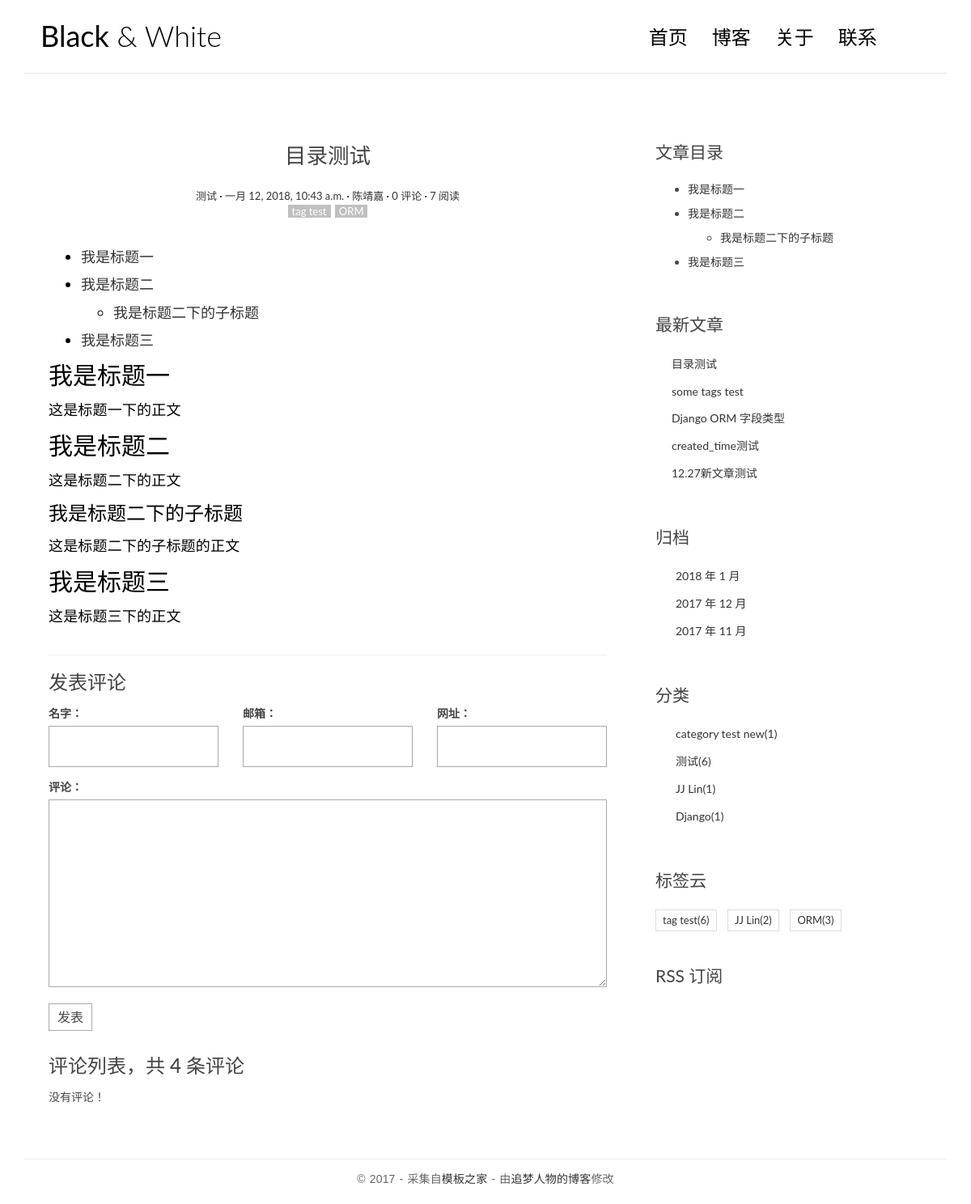
The page /post/10/ on the database its author committed.
### blog/models.py (models this page shows, shortened)
class Post(models.Model):
	title = models.CharField(max_length=70)
	body = models.TextField()
	created_time = models.DateTimeField(auto_now_add=True)
	modified_time = models.DateTimeField()
	excerpt = models.CharField(max_length=200, blank=True)
	def save(self, *args, **kwargs):
		if not self.excerpt:
			md = markdown.Markdown(extesion=[
				'markdown.extensions.extra',
				'markdown.extensions.codehilite',
				])
			self.excerpt = strip_tags(md.convert(self.body))[:54]
		super(Post, self).save(*args, **kwargs)
	category = models.ForeignKey(Category)
	tags = models.ManyToManyField(Tag, blank=True)
	author = models.ForeignKey(User)
	def get_absolute_url(self):
		return reverse('blog:detail', kwargs={'pk': self.pk})
	class Meta:
		ordering = ['-created_time', 'title']
	views = models.PositiveIntegerField(default=0)
	def increase_views(self):
		self.views += 1
		self.save(update_fields=['views'])

class Category(models.Model):	# 一个类对应一个数据库表格，类名即表明
	name = models.CharField(max_length=100)		# name为该表格的一个列名，属性名name即列名

class Tag(models.Model):
	name = models.CharField(max_length=100)

### blog/views.py (the view)
# urls.py: url(r'^post/(?P<pk>[0-9]+)/$', views.PostDetailView.as_view(), name='detail'),	# 这里[0-9]+表示至少有一个数字
class PostDetailView(DetailView):
	model = Post
	template_name = 'blog/detail.html'
	context_object_name = 'post'
	def get(self, request, *args, **kwargs):
		response = super(PostDetailView, self).get(request, *args, **kwargs)
		self.object.increase_views()
		return response
	def get_object(self, queryset=None):
		post = super(PostDetailView, self).get_object(queryset=None)
		md = markdown.Markdown(extensions=[
			'markdown.extensions.extra',
			'markdown.extensions.codehilite',	# 代码高亮拓展
			TocExtension(slugify=slugify),
		])
		post.body = md.convert(post.body)
		post.toc = md.toc
		return post
	def get_context_data(self, **kwargs):
		context = super(PostDetailView, self).get_context_data(**kwargs)
		form = CommentForm()
		comment_list = self.object.comment_set.all()
		context.update({
			'form': form,
			'comment_list': comment_list
			})
		return context

### comments/forms.py
class CommentForm(forms.ModelForm):		# 如果表单对应有一个数据库模型，则使用ModelForm类会简单很多
	class Meta:
		model = Comment 	# 表明这个表单对应的数据库模型是Comment类
		fields = ['name', 'email', 'url', 'text']	# 指定了表单需要显示的字段，如name, email, url, text

### blog/templatetags/blog_tags.py (called while the page is built)
@register.simple_tag	# simple_tag为简单标签，只有一个参数
def get_recent_posts(num=5):	# 最新文章模板标签
	return Post.objects.all().order_by('-created_time')[:num]

@register.simple_tag
def archives():		# 归档模板标签
	return Post.objects.dates('created_time', 'month', order='DESC')

@register.simple_tag
def get_categories(): 	# 分类模板标签
	return Category.objects.annotate(num_posts=Count('post')).filter(num_posts__gt=0)

@register.simple_tag
def get_tags():
	return Tag.objects.annotate(num_posts=Count('post')).filter(num_posts__gt=0)

### templates/blog/detail.html (shortened to what this page needs)
            {% extends 'base.html' %}
            {% block main %}
                <article class="post post-1">
                    <header class="entry-header">
                        <h1 class="entry-title">{{ post.title }}</h1>
                        <div class="entry-meta">
                            <span class="post-category"><a href="#">{{ post.category.name }}</a></span>
                            <span class="post-date"><a href="#"><time class="entry-date"
                                                                      datetime="{{ post.created_time }}">{{ post.created_time }}</time></a></span>
                            <span class="post-author"><a href="#">{{ post.author }}</a></span>
                            <span class="comments-link"><a href="#">{{ post.comment_set.count }} 评论</a></span>
                            <span class="views-count"><a href="#">{{ post.views }} 阅读</a></span>
                            <Br/>
                            <span class='tags'>
                            {% for tag in post.tags.all %}
                                <a href="{% url 'blog:tag' tag.pk %}">
                                <span style="background-color: #C0C0C0; margin: 10px 1px; padding: 0 5px 0 5px; color:white">{{ tag.name }}</span>
                                </a>
                            {% endfor %}
                            </span>
                        </div>
                    </header>
                    <div class="entry-content clearfix">
                       {{ post.body|safe }}
                    </div>
                </article>
                <section class="comment-area" id="comment-area">
                    <hr>
                    <h3>发表评论</h3>
                    <form action="{% url 'comments:post_comment' post.pk %}" method="post" class="comment-form">
                        <div class="row">
                            <div class="col-md-4">
                                <label for="{{ form.name.id_for_label }}">名字：</label>
                                {{ form.name }}
                            </div>
                            <div class="col-md-4">
                                <label for="{{ form.email.id_for_label }}">邮箱：</label>
                                {{ form.email }}
                            </div>
                            <div class="col-md-4">
                                <label for="{{ form.url.id_for_label }}">网址：</label>
                                {{ form.url }}
                            </div>
                            <div class="col-md-12">
                                <label for="{{ form.text.id_for_label }}">评论：</label>
                                {{ form.text }}
                                <button type="submit" class="comment-btn">发表</button>
                            </div>
                        </div>
                    </form>
                    <div class="comment-list-panel">
                        <h3>评论列表，共 <span>4</span> 条评论</h3>
                        <ul class="comment-list list-unstyled">
                        {% for comment in comment_list %}
                            <li class="comment-item">
                                <a href="#", class="comment_name">{{ comment.name }}</a>
                                <span class="email">{{ comment.email }}</span>
                                <time class="created_time">{{ comment.created_time }}</time>
                                <div class="text">
                                    {{ comment.text }}
                                </div>
                            </li>
                        {% empty %}
                            没有评论！
                        {% endfor %}
                        </ul>
                    </div>
                </section>
            {% endblock main %}
            {% block toc %}
                <div class="widget widget-content">
                    <h3 class="widget-title">文章目录</h3>
                    {% if post.toc %}
                        {{ post.toc|safe }}
                    {% else %}
                        暂无目录！
                    {% endif %}
                </div>
            {% endblock toc %}

### templates/base.html (shortened to what this page needs)
{% load staticfiles %}
{% load blog_tags %}
<!DOCTYPE html>
<html>
<head>
    <link rel="stylesheet" href="{% static 'blog/css/bootstrap.min.css' %}">
    <link rel="stylesheet" href="http://code.ionicframework.com/ionicons/2.0.1/css/ionicons.min.css">
    <link rel="stylesheet" href="{% static 'blog/css/pace.css' %}">
    <link rel="stylesheet" href="{% static 'blog/css/custom.css' %}">
</head>
<body>
<div class="container">
    <header id="site-header">
        <div class="row">
            <div class="col-md-4 col-sm-5 col-xs-8">
                <div class="logo">
                    <h1><a href="{% url 'blog:index' %}"><b>Black</b> &amp; White</a></h1>
                </div>
            </div>
            <div class="col-md-8 col-sm-7 col-xs-4">
                <nav class="main-nav" role="navigation">
                    <div class="collapse navbar-collapse" id="bs-example-navbar-collapse-1">
                        <ul class="nav navbar-nav navbar-right">
                            <li class="cl-effect-11"><a href="{% url 'blog:index' %}" data-hover="首页">首页</a></li>
                            <li class="cl-effect-11"><a href="full-width.html" data-hover="博客">博客</a></li>
                            <li class="cl-effect-11"><a href="about.html" data-hover="关于">关于</a></li>
                            <li class="cl-effect-11"><a href="contact.html" data-hover="联系">联系</a></li>
                        </ul>
                    </div>
                </nav>
            </div>
        </div>
    </header>
</div>
<div class="content-body">
    <div class="container">
        <div class="row">
            <main class="col-md-8">
                {% block main %}
                {% endblock main %}
            </main>
            <aside class="col-md-4">
                {% block toc %}
                {% endblock toc %}
                <div class="widget widget-recent-posts">
                    <h3 class="widget-title">最新文章</h3>
                    {% get_recent_posts as recent_post_list %}
                    <ul>
                        {% for post in recent_post_list %}
                        <li>
                            <a href="{{ post.get_absolute_url }}">{{ post.title }}</a>
                        </li>
                        {% empty %}
                        暂无文章！
                        {% endfor %}
                    </ul>
                </div>
                <div class="widget widget-archives">
                    <h3 class="widget-title">归档</h3>
                    {% archives as date_list %}
                    <ul>
                        {% for date in date_list %}
                        <li>
                            <a href="{% url 'blog:archives' date.year date.month %}">{{ date.year }} 年 {{ date.month }} 月</a>
                        </li>
                        {% empty %}
                        暂无归档！
                        {% endfor %}
                    </ul>
                </div>
                <div class="widget widget-category">
                    <h3 class="widget-title">分类</h3>
                    {% get_categories as category_list %}
                    <ul>
                        {% for category in category_list %}
                        <li>
                            <a href="{% url 'blog:category' category.pk %}">{{ category.name }}<span class="post-count">({{ category.num_posts }})</span></a>
                        </li>
                        {% empty %}
                        暂无分类！
                        {% endfor %}
                    </ul>
                </div>
                <div class="widget widget-tag-cloud">
                    <h3 class="widget-title">标签云</h3>
                    {% get_tags as tag_list %}
                    <ul>
                        {% for tag in tag_list %}
                        <li>
                            <a href="{% url 'blog:tag' tag.pk %}">{{ tag.name }}<span class="post-count">({{ tag.num_posts }})</span></a>
                        </li>
                        {% empty %}
                        暂无标签！
                        {% endfor %}
                    </ul>
                </div>
                <div class="rss">
                    <a href="{% url 'rss' %}"> RSS 订阅</a>
                </div>
            </aside>
        </div>
    </div>
</div>
<footer id="site-footer">
    <div class="container">
        <div class="row">
            <div class="col-md-12">
                <p class="copyright">&copy 2017 - 采集自<a href="http://www.cssmoban.com/"
                                                        target="_blank" title="模板之家">模板之家</a>
                    - 由<a href="http://zmrenwu.com/" title="网页模板" target="_blank">追梦人物的博客</a>修改
                </p>
            </div>
        </div>
    </div>
</footer>
</body>
</html>

### blog/static/blog/css/custom.css (style rules this page uses)
* { outline: none; }
h1, h2, h3, h4, h5, h6 { margin-top: 0; }
b { font-weight: 400; }
a { color: #333; }
body { color: #444; font-family: 'Lato', sans-serif; }
p { font-family: 'Ubuntu', sans-serif; font-weight: 400; word-spacing: 1px; letter-spacing: 0.01em; }
#site-header { background-color: #FFF; padding: 25px 20px; margin-bottom: 40px; border-bottom: 1px solid #e7e7e7; }
.logo h1 a { color: #000; }
.logo h1 { margin: 0; font-family: 'Lato', sans-serif; font-weight: 300; }
.main-nav { margin-top: 11px; max-width: 95%; }
.main-nav a { color: #000000 !important; padding: 0 0 5px 0 !important; margin-right: 30px; font-family: 'Lato', sans-serif; font-weight: 300; font-size: 24px; }
.cl-effect-11 a { padding: 10px 0; color: #0972b4; text-shadow: none; }
.cl-effect-11 a::before { position: absolute; top: 0; left: 0; overflow: hidden; padding: 0 0 5px 0 !important; max-width: 0; border-bottom: 1px solid #000; color: #000; content: attr(data-hover); white-space: nowrap; -webkit-transition: max-width 0.5s; -moz-transition: max-width 0.5s; transition: max-width 0.5s; }
.content-body { padding-bottom: 4em; }
.post { background: #fff; padding: 30px 30px 0; }
.entry-title { text-align: center; font-size: 1.9em; margin-bottom: 20px; line-height: 1.6; padding: 10px 20px 0; }
.entry-meta { text-align: center; color: #DDDDDD; font-size: 13px; margin-bottom: 30px; }
.entry-content { font-size: 18px; line-height: 1.9; font-weight: 300; color: #000; }
.post-category::after, .post-date::after, .post-author::after, .comments-link::after { content: ' ·'; color: #000; }
.widget { background: #fff; padding: 30px 0 0; }
.widget-title { font-size: 1.5em; margin-bottom: 20px; line-height: 1.6; padding: 10px 0 0; font-weight: 400; }
.widget-recent-posts ul { padding: 0; margin: 0; padding-left: 20px; }
.widget-recent-posts ul li { list-style-type: none; position: relative; line-height: 170%; margin-bottom: 10px; }
.widget-recent-posts ul li::before { content: '\f3d3'; font-family: "Ionicons"; position: absolute; left: -17px; top: 3px; font-size: 16px; color: #000; }
.widget-archives ul { padding: 0; margin: 0; padding-left: 25px; }
.widget-archives ul li { list-style-type: none; position: relative; line-height: 170%; margin-bottom: 10px; }
.widget-archives ul li::before { content: '\f3f3'; font-family: "Ionicons"; position: absolute; left: -25px; top: 1px; font-size: 16px; color: #000; }
.widget-category ul { padding: 0; margin: 0; padding-left: 25px; }
.widget-category ul li { list-style-type: none; position: relative; line-height: 170%; margin-bottom: 10px; }
.widget-category ul li::before { content: '\f3fe'; font-family: "Ionicons"; position: absolute; left: -25px; top: 1px; font-size: 18px; color: #000; }
.widget-tag-cloud ul { padding: 0; margin: 0; margin-right: -10px; }
.widget-tag-cloud ul li { list-style-type: none; font-size: 13px; display: inline-block; margin-right: 10px; margin-bottom: 10px; padding: 3px 8px; border: 1px solid #ddd; }
.widget-content ul ul { margin-top: 10px; }
.widget-content ul li { margin-bottom: 10px; }
.rss { font-size: 21px; margin-top: 30px; }
.rss a { color: #444; }
#site-footer { padding-top: 10px; padding: 0 0 1.5em 0; }
.copyright { text-align: center; padding-top: 1em; margin: 0; border-top: 1px solid #eee; color: #666; }
.contact-form input, .comment-form input { border: 1px solid #aaa; margin-bottom: 15px; width: 100%; padding: 15px 15px; font-size: 16px; line-height: 100%; transition: 0.4s border-color linear; }
.contact-form textarea, .comment-form textarea { border: 1px solid #aaa; margin-bottom: 15px; width: 100%; padding: 15px 15px; font-size: 16px; line-height: 20px !important; min-height: 183px; transition: 0.4s border-color linear; }
.comment-area { padding: 0 30px 0; }
.comment-form { margin-top: 15px; }
.comment-form .comment-btn { background-color: #fff; border: 1px solid #aaa; font-size: 16px; padding: 5px 10px; }
.comment-list-panel { margin-top: 30px; }
.comment-list { margin-top: 15px; }

### rows shown on the page
Post: title "目录测试", category.name "测试", created_time "一月 12, 2018, 10:43 a.m.", author "陈靖嘉", comment_set.count "0", views "7", body "我是标题一 我是标题二 我是标题二下的子标题 我是标题三 我是标题一 这是标题一下的正文 我是标题二 这是标题二下的正文 我是标题二下的子标题 这是标题二下的子标题的正文 我是标题三 这是标题三下的正文", toc "我是标题一 我是标题二 我是标题二下的子标题 我是标题三"
Tag: name "tag test", num_posts "6"
Tag: name "ORM", num_posts "3"
Post: title "some tags test"
Post: title "Django ORM 字段类型"
Post: title "created_time测试"
Post: title "12.27新文章测试"
Category: name "category test new", num_posts "1"
Category: name "测试", num_posts "6"
Category: name "JJ Lin", num_posts "1"
Category: name "Django", num_posts "1"
Tag: name "JJ Lin", num_posts "2"

### other values the page prints
{{ date.year }} "2018" "2017" "2017"
{{ date.month }} "1" "12" "11"
